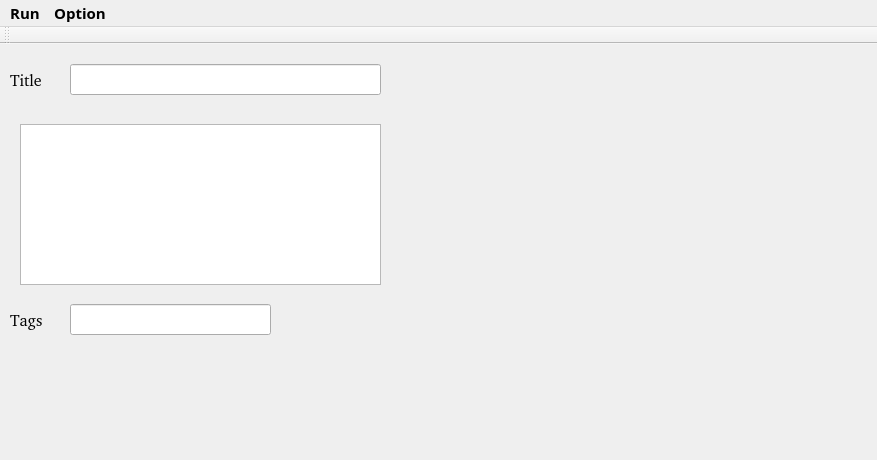
<?xml version="1.0" encoding="UTF-8"?>
<ui version="4.0">
 <class>MainWindow</class>
 <widget class="QMainWindow" name="MainWindow">
  <property name="geometry">
   <rect>
    <x>0</x>
    <y>0</y>
    <width>877</width>
    <height>460</height>
   </rect>
  </property>
  <property name="windowTitle">
   <string>MainWindow</string>
  </property>
  <property name="styleSheet">
   <string notr="true"/>
  </property>
  <widget class="QWidget" name="centralWidget">
   <widget class="QLineEdit" name="EditTitle">
    <property name="geometry">
     <rect>
      <x>70</x>
      <y>20</y>
      <width>311</width>
      <height>31</height>
     </rect>
    </property>
    <property name="font">
     <font>
      <family>Source Code Pro [ADBE]</family>
      <pointsize>10</pointsize>
     </font>
    </property>
    <property name="text">
     <string/>
    </property>
   </widget>
   <widget class="QLabel" name="LabelTitle">
    <property name="geometry">
     <rect>
      <x>10</x>
      <y>10</y>
      <width>61</width>
      <height>51</height>
     </rect>
    </property>
    <property name="font">
     <font>
      <family>Source Code Pro [ADBO]</family>
      <pointsize>12</pointsize>
      <weight>50</weight>
      <bold>false</bold>
     </font>
    </property>
    <property name="text">
     <string>Title</string>
    </property>
   </widget>
   <widget class="QTextEdit" name="EditQuestion">
    <property name="geometry">
     <rect>
      <x>20</x>
      <y>80</y>
      <width>361</width>
      <height>161</height>
     </rect>
    </property>
    <property name="font">
     <font>
      <family>Source Code Pro [ADBE]</family>
      <pointsize>10</pointsize>
     </font>
    </property>
   </widget>
   <widget class="QLabel" name="LabelTag">
    <property name="geometry">
     <rect>
      <x>10</x>
      <y>250</y>
      <width>71</width>
      <height>51</height>
     </rect>
    </property>
    <property name="font">
     <font>
      <family>Source Code Pro [ADBE]</family>
      <pointsize>12</pointsize>
      <weight>50</weight>
      <bold>false</bold>
     </font>
    </property>
    <property name="text">
     <string>Tags</string>
    </property>
   </widget>
   <widget class="QLineEdit" name="EditTag">
    <property name="geometry">
     <rect>
      <x>70</x>
      <y>260</y>
      <width>201</width>
      <height>31</height>
     </rect>
    </property>
    <property name="font">
     <font>
      <family>Source Code Pro [ADBE]</family>
      <pointsize>10</pointsize>
     </font>
    </property>
   </widget>
  </widget>
  <widget class="QMenuBar" name="menuBar">
   <property name="geometry">
    <rect>
     <x>0</x>
     <y>0</y>
     <width>877</width>
     <height>25</height>
    </rect>
   </property>
   <property name="font">
    <font>
     <family>Source Code Pro Semibold</family>
     <pointsize>11</pointsize>
     <weight>75</weight>
     <bold>true</bold>
    </font>
   </property>
   <widget class="QMenu" name="menuRun">
    <property name="font">
     <font>
      <pointsize>10</pointsize>
     </font>
    </property>
    <property name="title">
     <string>Run</string>
    </property>
    <addaction name="ActionRun"/>
    <addaction name="ActionCheck"/>
   </widget>
   <widget class="QMenu" name="menuOption">
    <property name="font">
     <font>
      <pointsize>10</pointsize>
     </font>
    </property>
    <property name="title">
     <string>Option</string>
    </property>
    <addaction name="ActionExit"/>
   </widget>
   <addaction name="menuRun"/>
   <addaction name="menuOption"/>
  </widget>
  <widget class="QToolBar" name="toolBar">
   <property name="windowTitle">
    <string>toolBar</string>
   </property>
   <attribute name="toolBarArea">
    <enum>TopToolBarArea</enum>
   </attribute>
   <attribute name="toolBarBreak">
    <bool>false</bool>
   </attribute>
  </widget>
  <action name="actionStart_Run">
   <property name="text">
    <string>Start Run</string>
   </property>
  </action>
  <action name="actionExit">
   <property name="text">
    <string>Exit</string>
   </property>
  </action>
  <action name="actionstart_run">
   <property name="text">
    <string>Start Run</string>
   </property>
  </action>
  <action name="exitAction">
   <property name="text">
    <string>Exit</string>
   </property>
  </action>
  <action name="ActionExit">
   <property name="text">
    <string>Exit</string>
   </property>
  </action>
  <action name="ActionRun">
   <property name="text">
    <string>Start Run</string>
   </property>
  </action>
  <action name="ActionCheck">
   <property name="text">
    <string>Synax Check</string>
   </property>
  </action>
 </widget>
 <layoutdefault spacing="6" margin="11"/>
 <resources/>
 <connections/>
</ui>
